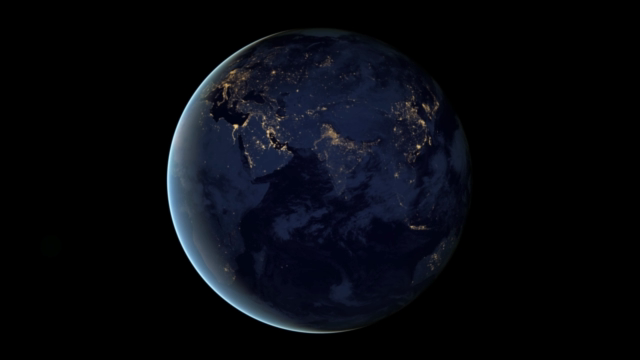
#> input picture frame 90 of day09/earth.mp4, 640 x 360 px
$ python p62_opencv.py
#> lines starting #> are read from the running program, lines starting #| are printed output that depends on the picture
# file : p62_opencv.py
# desc : OpenCV 영상 처리

import cv2

samplePath = './day09/earth.mp4'
cap = cv2.VideoCapture(samplePath) #0은 웹캠, 또는 문자열로 동영상 경로

while True:
    ret, frame = cap.read()
#> frame is the input picture: shape (360, 640, 3); mean B, G, R 14.8, 9.2, 7.3

    if not ret:
        cap = cv2.VideoCapture(samplePath)
        continue
    ## 영상 편집
    blur = cv2.blur(frame,(10,10),anchor=(-1,-1))
    cv2.imshow('blur',blur) # blur

    flip = cv2.flip(frame,0)
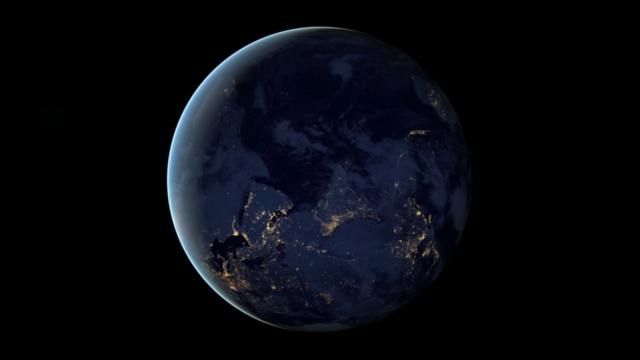
#> flip: shape (360, 640, 3); mean B, G, R 14.8, 9.2, 7.3
    cv2.imshow('Flip',flip) # flip 상하 반전


    cv2.imshow('original',frame)

    key = cv2.waitKey(5) # q 5ms 딜레이
#> (key q is pressed here)
    if key in [ord('q'),27]: # esc = 27,ord('q') = 키보드 q
        break
    elif key == ord('c'):
        cv2.imwrite('./day09/cap.jpg',frame)

cap.release()
cv2.destroyAllWindows()

$ run again, starting later in the video
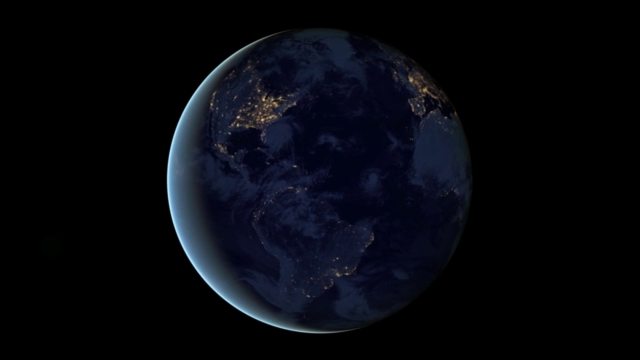
#> input picture frame 405 of day09/earth.mp4, 640 x 360 px
#> frame is the input picture: shape (360, 640, 3); mean B, G, R 13.9, 8.1, 6.5
#> `flip = cv2.flip(frame,0)`:
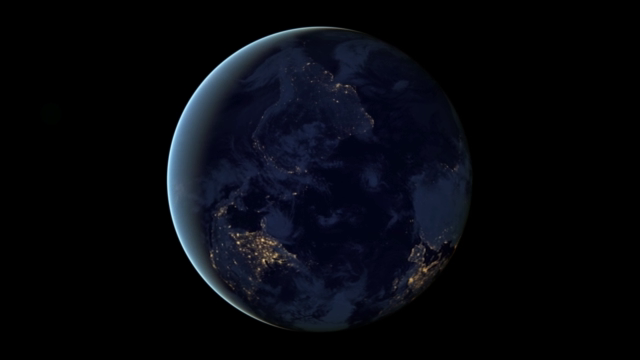
#> flip: shape (360, 640, 3); mean B, G, R 13.9, 8.1, 6.5

$ run again, starting later in the video
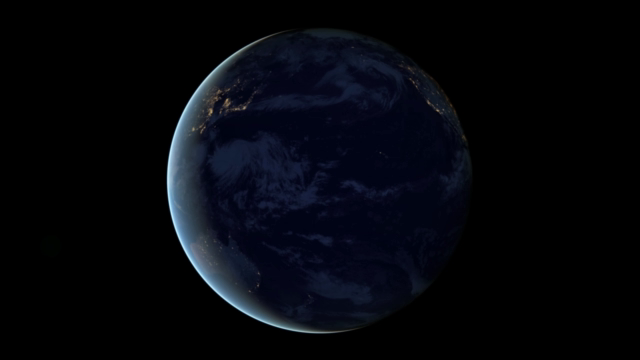
#> input picture frame 720 of day09/earth.mp4, 640 x 360 px
#> frame is the input picture: shape (360, 640, 3); mean B, G, R 12, 6.6, 4.9
#> `flip = cv2.flip(frame,0)`:
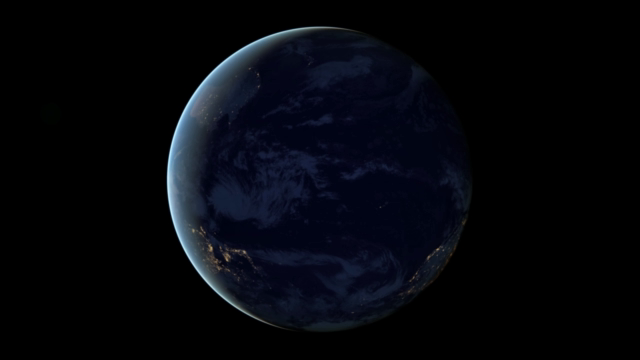
#> flip: shape (360, 640, 3); mean B, G, R 12, 6.6, 4.9
